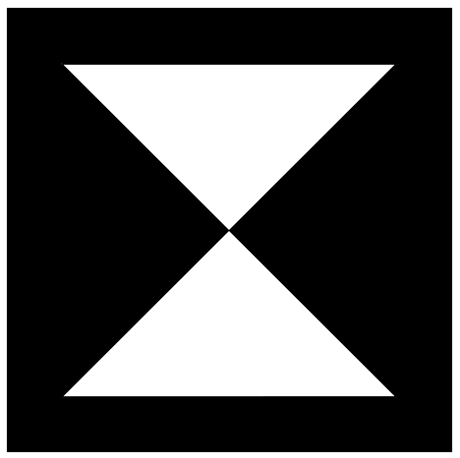
//> input picture src/marker_picture.png, 460 x 458 px, given in place of the camera
$ ./defaultTRACKMARKER   (built with g++ and OpenCV 4)
//> lines starting //> are read from the running program, lines starting //| are printed output that depends on the picture; after the words box and inside, x2 and y2 are one past the last pixel; in counts of white or black regions, pixels touching at a corner belong together
//> further down, frame_next is the input picture: 458 rows x 460 cols, CV_8UC3; min 0, max 255, mean 81.8
#include <opencv2/highgui/highgui.hpp>
#include "opencv2/imgproc/imgproc.hpp"
#include "opencv2/objdetect/objdetect.hpp"
#include <iostream>
#include <random>
#include <opencv2/imgproc/imgproc_c.h>
#include <opencv2/core/core.hpp>
#include <opencv2/video/background_segm.hpp>
#include "opencv2/features2d/features2d.hpp"
#include "opencv2/video/tracking.hpp"
#include "opencv2/imgproc/imgproc.hpp"
#include "opencv2/video/video.hpp"
#include "opencv2/highgui/highgui.hpp"
#include <stdio.h>
#include <stdlib.h>
#include <cmath>


using namespace cv;
using namespace std;


class Triangle
{
public:
	vector<Point> contour;
	Point center;
};
class Square
{
public:
	vector<Point> contour;
	Point center;
	vector<Triangle> triangles;
};
class Result
{
public:
	int timeSquare;
	int prevTimeSquare;

	Square prevSquare;
	Square square;

	Point pAprev;
	Point pBprev;
	Point pCprev;
	Point pDprev;

	Point pA;
	Point pB;
	Point pC;
	Point pD;
};
//----------------------------------------------------------------------------------------------------
double angle(Point pt1, Point pt2, Point pt0)
{
	//SKALARNI SOUCIN MEZI VEKTORY VYYSLEDKEM JE ARCOS TZN UHEL MEZI VEKTORY PROTO SESTAVUJU DVA VEKTORY 1 A 2
	double dx1 = pt1.x - pt0.x;
	double dy1 = pt1.y - pt0.y;
	double dx2 = pt2.x - pt0.x;
	double dy2 = pt2.y - pt0.y;
	return (dx1*dx2 + dy1*dy2) / sqrt((dx1*dx1 + dy1*dy1)*(dx2*dx2 + dy2*dy2) + 1e-10);
}
Mat frame;


vector<Point2f> MarkerDetector(Mat gr){

	Result vysledek;
	medianBlur(gr, gr,9);//ZMENA??? 9->11
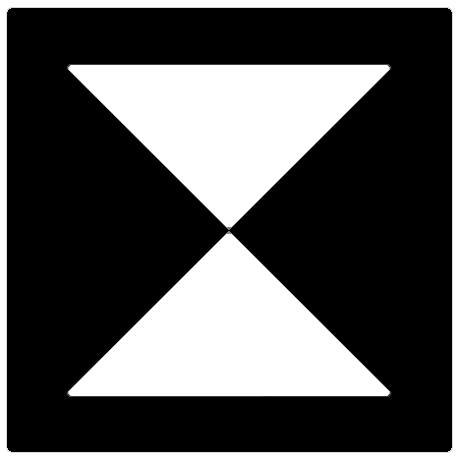
//> gr: 458 rows x 460 cols, CV_8UC1; min 0, max 255, mean 81.8
	adaptiveThreshold(gr, gr, 255, CV_ADAPTIVE_THRESH_GAUSSIAN_C, CV_THRESH_BINARY, 15,-10);
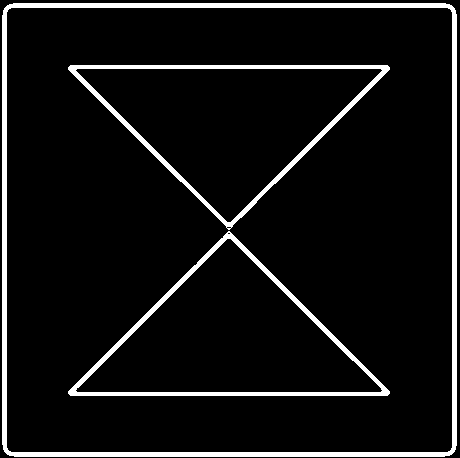
//> gr: 458 rows x 460 cols, CV_8UC1; 7.5% white; 3 white regions
	imshow("thresh", gr);

	/*
	src – Source 8 - bit single - channel image.
	dst – Destination image of the same size and the same type as src .
	maxValue – Non - zero value assigned to the pixels for which the condition is satisfied.See the details below.
	adaptiveMethod – Adaptive thresholding algorithm to use, ADAPTIVE_THRESH_MEAN_C or ADAPTIVE_THRESH_GAUSSIAN_C.See the details below.
	thresholdType – Thresholding type that must be either THRESH_BINARY or THRESH_BINARY_INV .
	blockSize – Size of a pixel neighborhood that is used to calculate a threshold value for the pixel : 3, 5, 7, and so on.
	C – Constant subtracted from the mean or weighted mean(see the details below).Normally, it is positive but may be zero or negative as well.
	*/

	vector<vector<Point>> kontury;	//kazda kontura je ulozena jako vektor bodu
	vector<Vec4i> hiearchie;//hiearchie uklada vzajemnou topologii kontur tzn graf

	findContours(gr, kontury, hiearchie, CV_RETR_TREE, CV_CHAIN_APPROX_SIMPLE, Point(0, 0));
//> kontury = 8 contours, 2 with area under 20; largest, box (x1, y1, x2, y2) and area: (2, 3, 457, 457) 205520, (6, 7, 453, 453) 198430, (68, 231, 390, 396) 27036, (68, 65, 390, 230) 26968, (75, 238, 383, 393) 24200, (75, 68, 383, 223) 24170; hiearchie = 8 items: [-1, -1, 1, -1], [-1, -1, 2, 0], [5, -1, 3, 1], [4, -1, -1, 2], [-1, 3, -1, 2], [-1, 2, 6, 1], [7, -1, -1, 5], [-1, 6, -1, 5]

	//ZOBRAZENI KONTUR draw funkce
	Mat drawingKont = Mat::zeros(gr.size(), CV_8UC3);//vytvoreni nove matice o stejne velikosti jako gr a plne nul
	vector<Square> ctverce; //zasobnik na ctverce
	vector<Triangle> trojuhelniky; //zasobnik na trojuhelniky
	vector<Point> aproximace;//aproximovane kontury
	vector<Point2f> markerPointy;//VYSLEDNE BODY DO KTERYCH ZANASIME PRECHODY KTERE ZOBRAZUJEME

	for (int i = 0; i < kontury.size(); i++)//pruchod vektory kontur
	{

		approxPolyDP(Mat(kontury[i]), aproximace, arcLength(Mat(kontury[i]), true)*0.02, true);
		//aproximacni polynom veme kontury pak je narve do aproximace true= musi byt uzavrene
		//arclength*0.02 je cislo epsilon udavajici presnost aproximace

		//pokud je plocha kontury vetsi nez 50 a je konvexni

		//OTAZKA 1 VYPOCET UHLU PROC A JAK??
		if (fabs(contourArea(Mat(aproximace)))>50 && isContourConvex(Mat(aproximace)))
		{
			double maxCOSIN = 0;
			if (aproximace.size() == 4) //TZN CTYRI STRANY
			{
				for (int j = 2; j < 5; j++)
				{
					double cosin = fabs(angle(aproximace[j % 4], aproximace[j - 2], aproximace[j - 1]));
					maxCOSIN = MAX(maxCOSIN, cosin);
				}
				if (maxCOSIN < 0.3)
				{
					Square SQ;
					SQ.contour = aproximace; //do ctverce nahraju jeho konturu ale jiz aproximovanou
					Moments moment;
					moment = moments(aproximace, false);
					//false protoze vsechny nenulove pixeli nechci povazovat za 1
					SQ.center = Point(moment.m10 / moment.m00, moment.m01 / moment.m00);
					/*
						// spatial moments
						double  m00, m10, m01, m20, m11, m02, m30, m21, m12, m03;
						// central moments
						double  mu20, mu11, mu02, mu30, mu21, mu12, mu03;
						// central normalized moments
						double  nu20, nu11, nu02, nu30, nu21, nu12, nu03;
						*/
					ctverce.push_back(SQ);
				}
			}
			if (aproximace.size() == 3)//POKUD MA TRI STRANY
			{
				Triangle TR;
				TR.contour = aproximace;
				Moments moment;
				moment = moments(aproximace, false);
				TR.center = Point(moment.m10 / moment.m00, moment.m01 / moment.m00);
				trojuhelniky.push_back(TR);//narvu zpet do struktury trojuhelniky PRIDANI NOVE KONTURY NA KONEC VEKTORU
			}
		}
	}
//> this loop made 8 passes
//> TR.contour on passes 3, 4, 6, 8: 3 Points (x, y): [68, 391], [389, 393], [229, 231], 3 Points (x, y): [75, 390], [227, 238], [382, 390], 3 Points (x, y): [68, 67], [228, 229], [389, 69], 3 Points (x, y): [75, 70], [382, 70], [230, 222]
	for (int i = 0; i < ctverce.size(); i++)//prochazim celej vektor kde jsou ulozeny vsechny kontury ctvercu
	{
		for (int j = 0; j < trojuhelniky.size(); j++)
		{
			//prochazim tedy vsechny ctverce co nasel a vsechny trojuhelniky ktere jsou uvnitr tech ctvercu
			double isIN = pointPolygonTest(ctverce[i].contour, trojuhelniky[j].center, false);//false nechci vracet vzdalenost teziste troj. a okraje ctverce
			if (isIN == 1)
			{
				ctverce[i].triangles.push_back(trojuhelniky[j]);
				//pro kazdej ctverec kterej obsahuje trojuhelnik uvnitr tak ho doplnim do vektoru
				//takze mam vektor s aprox konturou ctverce a trojuhelniku
			}
		}
	}
//> this loop made 2 passes

	//PRUCHOD VSEMI CTVERCI VNICHZ JSOU UZ TROJUHELNIKY NAHRANY

	vector<vector<Point>> Markers; //VEKTOR VEKTORU BODU

	for (int i = 0; i < ctverce.size(); i++)
	{
		//PROC 2 3 4 ????
		if (ctverce[i].triangles.size() == 2 || ctverce[i].triangles.size() == 3 || ctverce[i].triangles.size() == 4)
		{
			Markers.push_back(ctverce[i].contour);
			vysledek.square = ctverce[i];

			for (int j = 0; j < ctverce[i].contour.size(); j++)
			{
				markerPointy.push_back(ctverce[i].contour[j]); //ZANESENI VNEJSICH OKRAJU DO VYSLEDNEHO VEKTORU
				circle(frame, ctverce[i].contour[j], 8, Scalar(0, 255, 255), 8); //ZLUTE BODY TZN VNEJSI OKRAJ DETEKCE
				//circle(frame, ctverce[i].center, 1, Scalar(255, 255, 255), 8);

				putText(frame, to_string(ctverce[i].center.x), Point(0, 100), 1, 2, CV_RGB(255, 255, 0), 2, 2, false);
				putText(frame, to_string(ctverce[i].center.y), Point(0, 150), 1, 2, CV_RGB(255, 255, 0), 2, 2, false);
			}
			for (int k = 0; k < ctverce[i].triangles.size(); k++)
			{
				Markers.push_back(ctverce[i].triangles[k].contour);

				for (int l = 0; l < ctverce[i].triangles[k].contour.size(); l++)
				{
					markerPointy.push_back(ctverce[i].triangles[k].contour[l]);//DETEKOVANI VNITRNICH BODU ALE ????
					circle(frame, ctverce[i].triangles[k].contour[l], 8, Scalar(255, 0, 0), 8);
				}
			}
		}
	}
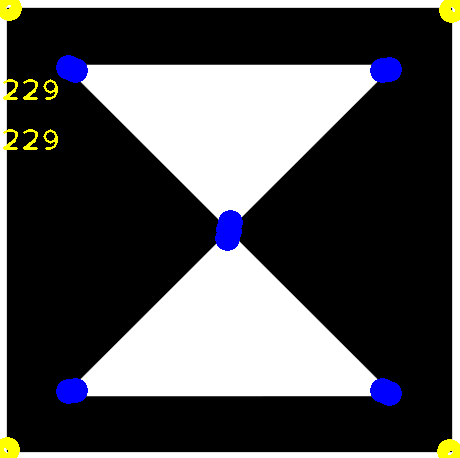
//> frame: 458 rows x 460 cols, CV_8UC3; 2.76% of pixels changed, all inside (x1, y1, x2, y2) = (0, 0, 460, 458)
//> after the loop, Markers = 10 contours; largest, box (x1, y1, x2, y2) and area: (4, 5, 455, 455) 199371, (7, 8, 452, 452) 194926, (68, 231, 390, 394) 25841, (68, 67, 390, 230) 25841, (68, 231, 390, 394) 25841; markerPointy = 32 Points (x, y), first 12: [7, 5], [4, 451], [451, 454], [454, 8], [68, 391], [389, 393], [229, 231], [75, 390], [227, 238], [382, 390], [68, 67], [228, 229]


	drawContours(frame, Markers, -1, Scalar(0, 255, 17), 5);
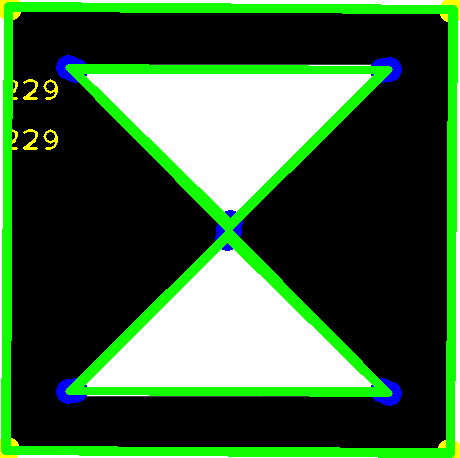
//> frame: 458 rows x 460 cols, CV_8UC3; 15.17% of pixels changed, all inside (x1, y1, x2, y2) = (1, 2, 458, 458)
	return markerPointy;

}


int main(int argc, char** argv)
{

	vector<Point2f> features_previous, features_next;
	Mat frame_previous, frame_next, gray_previous, gray_next;

	VideoCapture snimekCAM;


	if (!snimekCAM.open(1)) //pokud se DEFAULT 0 INTERNI nebo EXTERN 1 neotevre zavre aplikaci
		return 0;

	bool refresh = true;

	//snimekCAM.set(CV_CAP_PROP_FRAME_WIDTH, 320);
	//snimekCAM.set(CV_CAP_PROP_FRAME_HEIGHT, 240);

	while (true)
	{
		vector<Point> box;
		int goodCount = 0;

		snimekCAM >> frame_next;
		if (frame_next.empty())
			break;
		frame = frame_next.clone();
		cvtColor(frame_next, gray_next, CV_BGR2GRAY);

		if (refresh)
		{
			features_next = MarkerDetector(gray_next);
//> features_next has the same summary as markerPointy in MarkerDetector
			if (features_next.size() != 0)
				refresh = true;
		}
		imshow("obraz", frame);


		if (waitKey(1) == 32) break; // waitKey(int delay=0) 27=ESC klavesa 32=mezernik
//> the Esc key is pressed


	}


	return 0;
}
